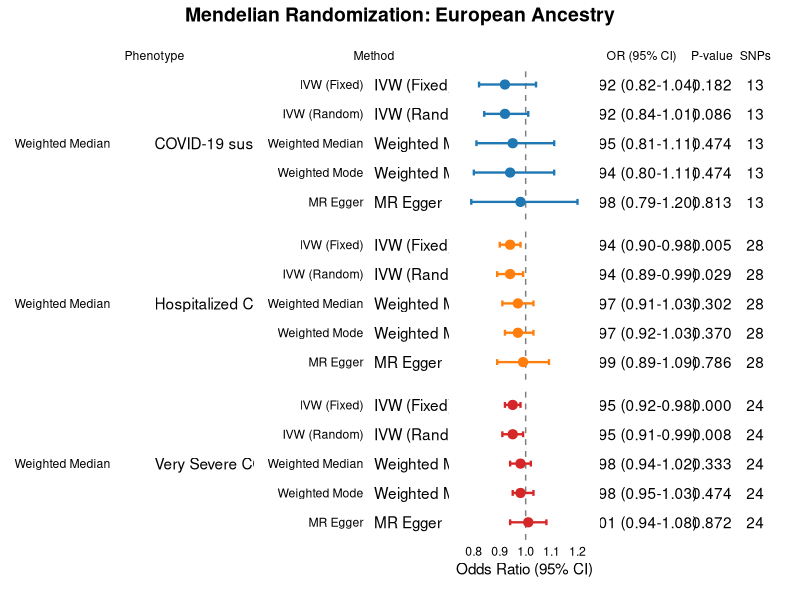
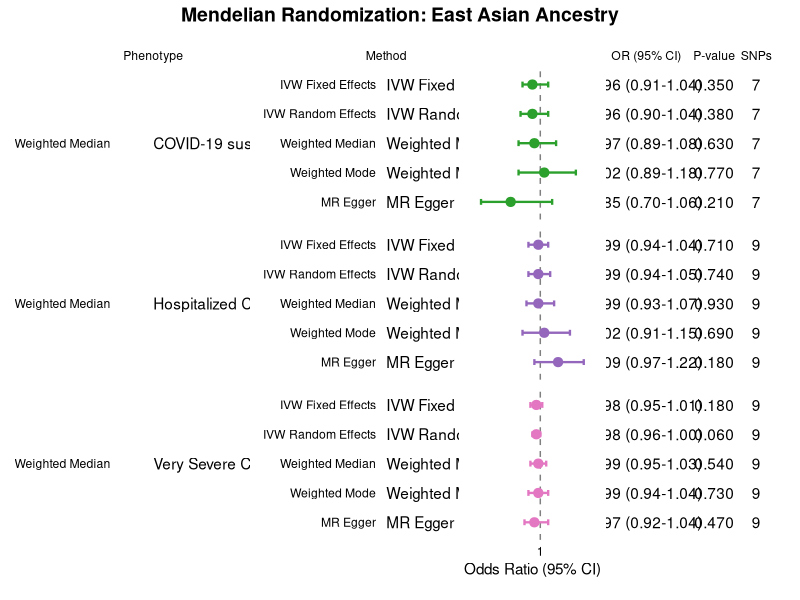
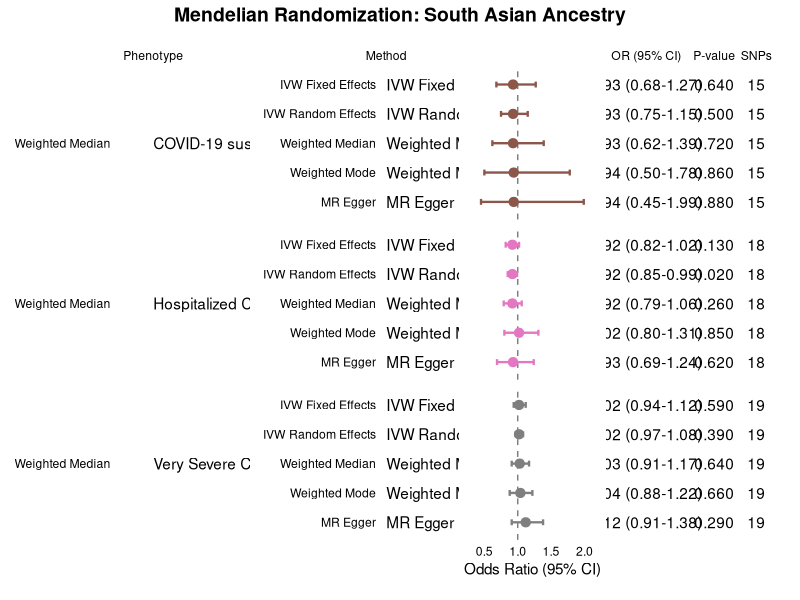
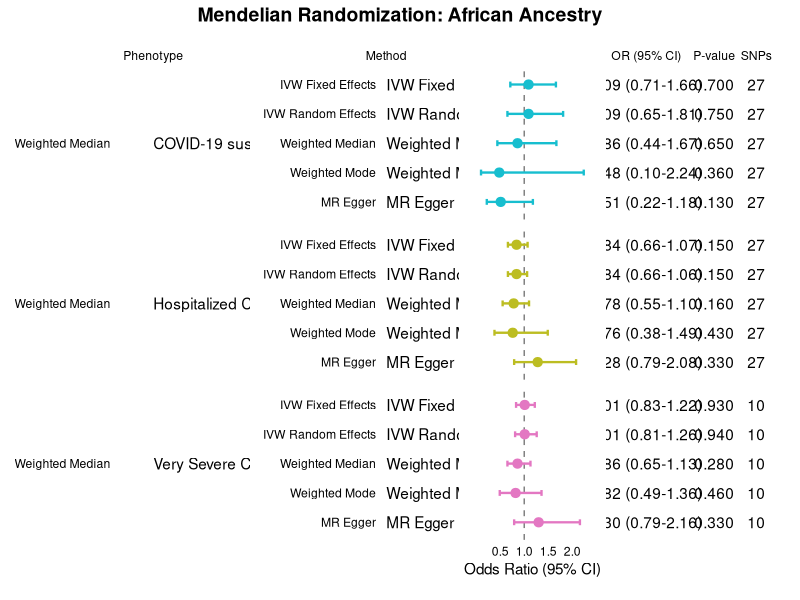
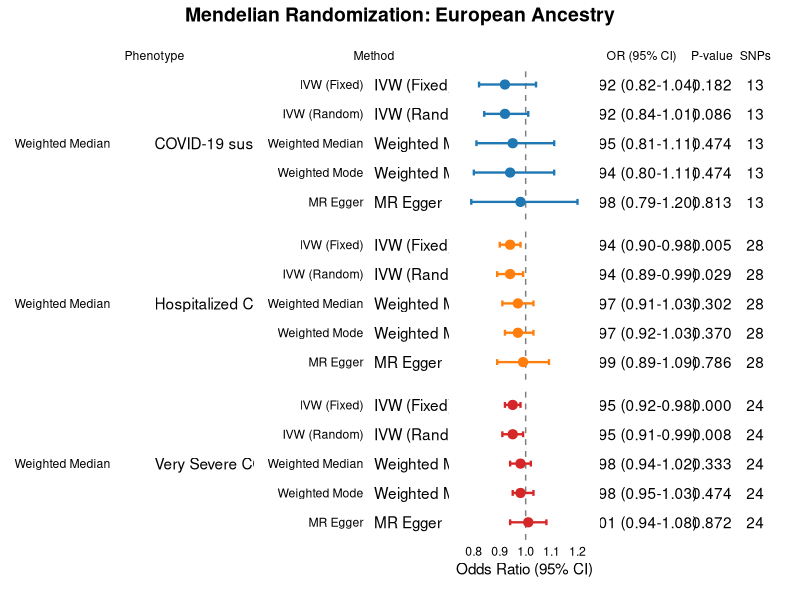
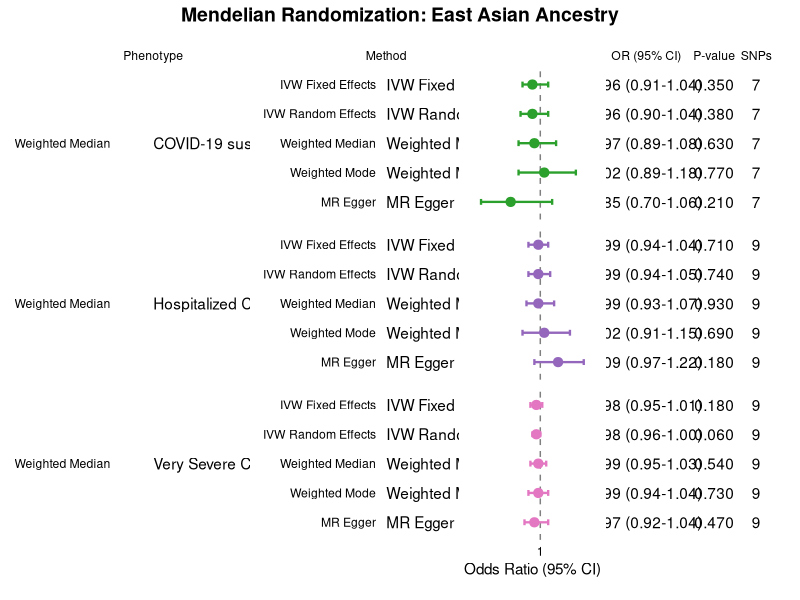
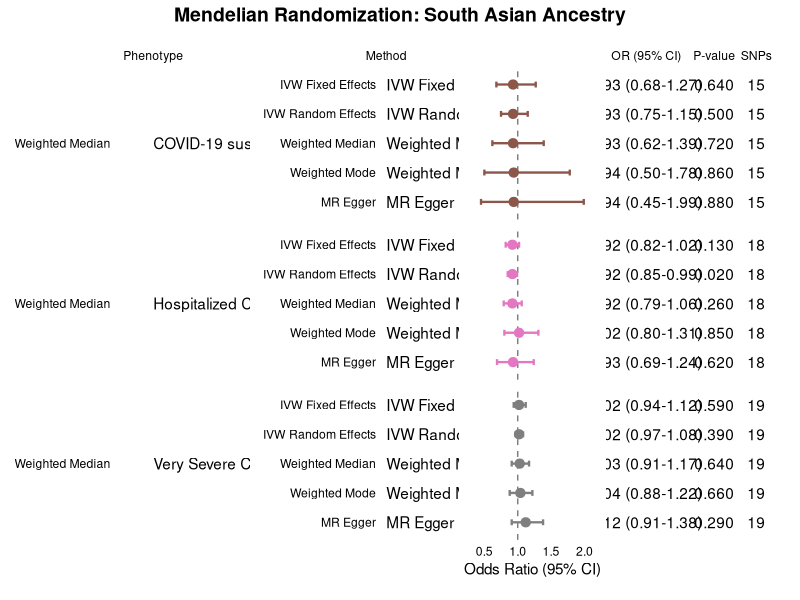
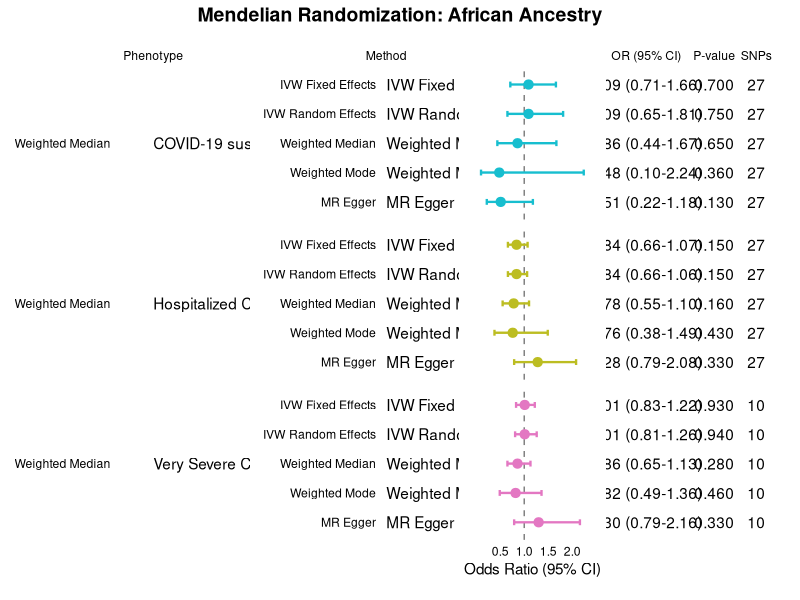

Reproduce these figures in R, in order.
# ================================================
# Summary Forest Plots - Multi-Ancestry COVID-19 and AMI
# ================================================

library(ggplot2)
library(dplyr)
library(patchwork)

# Shared theme
shared_theme <- theme_minimal() +
  theme(text = element_text(color = "black"),
        axis.text = element_text(color = "black"),
        panel.grid = element_blank(),
        strip.text = element_blank(),
        plot.margin = margin(10, 5, 10, 5))

# ================================================
# 1. EUROPEAN ANCESTRY
# ================================================
data_euro <- data.frame(
  Phenotype = factor(rep(c("COVID-19 susceptibility", "Hospitalized COVID-19", "Very Severe COVID-19"), each = 5),
                     levels = c("COVID-19 susceptibility", "Hospitalized COVID-19", "Very Severe COVID-19")),
  Method = factor(rep(c("MR Egger", "Weighted Median", "IVW (Fixed)", "IVW (Random)", "Weighted Mode"), 3),
                  levels = rev(c("IVW (Fixed)", "IVW (Random)", "Weighted Median", "Weighted Mode", "MR Egger"))),
  OR = c(0.98,0.95,0.92,0.92,0.94, 0.99,0.97,0.94,0.94,0.97, 1.01,0.98,0.95,0.95,0.98),
  CI_lower = c(0.79,0.81,0.82,0.84,0.80, 0.89,0.91,0.90,0.89,0.92, 0.94,0.94,0.92,0.91,0.95),
  CI_upper = c(1.20,1.11,1.04,1.01,1.11, 1.09,1.03,0.98,0.99,1.03, 1.08,1.02,0.98,0.99,1.03),
  p_val = c(0.813,0.474,0.182,0.086,0.474, 0.786,0.302,0.005,0.029,0.370, 0.872,0.333,0.00047,0.008,0.474),
  SNPs = c(rep(13,5), rep(28,5), rep(24,5))
)

table_data <- data_euro %>%
  mutate(OR_CI = sprintf("%.2f (%.2f-%.2f)", OR, CI_lower, CI_upper),
         P = sprintf("%.3f", p_val))

pheno_labels <- table_data %>% group_by(Phenotype) %>% summarize(MidPoint = levels(Method)[3])

p_pheno  <- ggplot(table_data, aes(y = Method)) + 
  geom_text(data = pheno_labels, aes(y = MidPoint, x = 0.25, label = Phenotype), hjust = 0) +
  facet_grid(Phenotype ~ ., scales = "free_y", space = "free_y") +
  scale_x_continuous(limits = c(0,1), breaks = 0.25, labels = "Phenotype", position = "top") +
  labs(x = NULL, y = NULL) + shared_theme

p_method <- ggplot(table_data, aes(y = Method)) + 
  geom_text(aes(x = 0, label = as.character(Method)), hjust = 0) +
  facet_grid(Phenotype ~ ., scales = "free_y", space = "free_y") +
  scale_x_continuous(limits = c(0,1), breaks = 0, labels = "Method", position = "top") +
  labs(x = NULL, y = NULL) + shared_theme

p_forest <- ggplot(table_data, aes(x = OR, y = Method)) +
  geom_vline(xintercept = 1, linetype = "dashed", color = "grey50") +
  geom_errorbarh(aes(xmin = CI_lower, xmax = CI_upper, color = Phenotype), height = 0.2, linewidth = 0.8) +
  geom_point(aes(color = Phenotype), size = 2.8) +
  facet_grid(Phenotype ~ ., scales = "free_y", space = "free_y") +
  scale_color_manual(values = c("COVID-19 susceptibility" = "#1f77b4",
                                "Hospitalized COVID-19" = "#ff7f0e",
                                "Very Severe COVID-19" = "#d62728")) +
  scale_x_continuous(breaks = seq(0.8, 1.2, by = 0.1)) +
  labs(x = "Odds Ratio (95% CI)", y = NULL) + shared_theme +
  theme(axis.text.y = element_blank(), legend.position = "none")

p_table <- ggplot(table_data, aes(y = Method)) +
  geom_text(aes(x = 0, label = OR_CI), hjust = 0.5) +
  geom_text(aes(x = 1.3, label = P), hjust = 0.5) +
  geom_text(aes(x = 2.1, label = SNPs), hjust = 0.5) +
  facet_grid(Phenotype ~ ., scales = "free_y", space = "free_y") +
  scale_x_continuous(breaks = c(0, 1.3, 2.1),
                     labels = c("OR (95% CI)", "P-value", "SNPs"),
                     limits = c(-0.6, 2.5), position = "top") +
  labs(x = NULL, y = NULL) + shared_theme +
  theme(axis.text.y = element_blank())

final_euro <- p_pheno + p_method + p_forest + p_table +
  plot_layout(widths = c(1.4, 0.8, 1.2, 1.9)) +
  plot_annotation(title = "Mendelian Randomization: European Ancestry",
                  theme = theme(plot.title = element_text(size = 14, face = "bold", hjust = 0.5)))

ggsave("results/figures/Forest_European.png", final_euro, width = 15, height = 10, dpi = 300)
print(final_euro)

# ================================================
# 2. EAST ASIAN ANCESTRY
# ================================================
data_ea <- data.frame(
  Phenotype = factor(rep(c("COVID-19 susceptibility", "Hospitalized COVID-19", "Very Severe COVID-19"), each = 5),
                     levels = c("COVID-19 susceptibility", "Hospitalized COVID-19", "Very Severe COVID-19")),
  Method = factor(rep(c("MR Egger", "Weighted Median", "IVW Fixed Effects", "IVW Random Effects", "Weighted Mode"), 3),
                  levels = rev(c("IVW Fixed Effects", "IVW Random Effects", "Weighted Median", "Weighted Mode", "MR Egger"))),
  OR = c(0.85,0.97,0.96,0.96,1.02, 1.09,0.99,0.99,0.99,1.02, 0.97,0.99,0.98,0.98,0.99),
  CI_lower = c(0.70,0.89,0.91,0.90,0.89, 0.97,0.93,0.94,0.94,0.91, 0.92,0.95,0.95,0.96,0.94),
  CI_upper = c(1.06,1.08,1.04,1.04,1.18, 1.22,1.07,1.04,1.05,1.15, 1.04,1.03,1.01,1.00,1.04),
  p_val = c(0.21,0.63,0.35,0.38,0.77, 0.18,0.93,0.71,0.74,0.69, 0.47,0.54,0.18,0.06,0.73),
  SNPs = c(rep(7,5), rep(9,5), rep(9,5))
)

table_data <- data_ea %>%
  mutate(OR_CI = sprintf("%.2f (%.2f-%.2f)", OR, CI_lower, CI_upper),
         P = sprintf("%.3f", p_val))

pheno_labels <- table_data %>% group_by(Phenotype) %>% summarize(MidPoint = levels(Method)[3])

p_pheno  <- ggplot(table_data, aes(y = Method)) + 
  geom_text(data = pheno_labels, aes(y = MidPoint, x = 0.25, label = Phenotype), hjust = 0) +
  facet_grid(Phenotype ~ ., scales = "free_y", space = "free_y") +
  scale_x_continuous(limits = c(0,1), breaks = 0.25, labels = "Phenotype", position = "top") +
  labs(x = NULL, y = NULL) + shared_theme

p_method <- ggplot(table_data, aes(y = Method)) + 
  geom_text(aes(x = 0, label = as.character(Method)), hjust = 0) +
  facet_grid(Phenotype ~ ., scales = "free_y", space = "free_y") +
  scale_x_continuous(limits = c(0,1), breaks = 0, labels = "Method", position = "top") +
  labs(x = NULL, y = NULL) + shared_theme

p_forest <- ggplot(table_data, aes(x = OR, y = Method)) +
  geom_vline(xintercept = 1, linetype = "dashed", color = "grey50") +
  geom_errorbarh(aes(xmin = CI_lower, xmax = CI_upper, color = Phenotype), height = 0.2, linewidth = 0.8) +
  geom_point(aes(color = Phenotype), size = 2.8) +
  facet_grid(Phenotype ~ ., scales = "free_y", space = "free_y") +
  scale_color_manual(values = c("COVID-19 susceptibility" = "#2ca02c",
                                "Hospitalized COVID-19" = "#9467bd",
                                "Very Severe COVID-19" = "#e377c2")) +
  scale_x_continuous(breaks = seq(0.5, 2.0, by = 0.5)) +
  labs(x = "Odds Ratio (95% CI)", y = NULL) + shared_theme +
  theme(axis.text.y = element_blank(), legend.position = "none")

p_table <- ggplot(table_data, aes(y = Method)) +
  geom_text(aes(x = 0, label = OR_CI), hjust = 0.5) +
  geom_text(aes(x = 1.3, label = P), hjust = 0.5) +
  geom_text(aes(x = 2.1, label = SNPs), hjust = 0.5) +
  facet_grid(Phenotype ~ ., scales = "free_y", space = "free_y") +
  scale_x_continuous(breaks = c(0, 1.3, 2.1),
                     labels = c("OR (95% CI)", "P-value", "SNPs"),
                     limits = c(-0.6, 2.5), position = "top") +
  labs(x = NULL, y = NULL) + shared_theme +
  theme(axis.text.y = element_blank())

final_ea <- p_pheno + p_method + p_forest + p_table +
  plot_layout(widths = c(1.4, 0.8, 1.2, 1.9)) +
  plot_annotation(title = "Mendelian Randomization: East Asian Ancestry",
                  theme = theme(plot.title = element_text(size = 14, face = "bold", hjust = 0.5)))

ggsave("results/figures/Forest_EastAsian.png", final_ea, width = 15, height = 10, dpi = 300)
print(final_ea)

# ================================================
# 3. SOUTH ASIAN ANCESTRY
# ================================================
data_sa <- data.frame(
  Phenotype = factor(rep(c("COVID-19 susceptibility", "Hospitalized COVID-19", "Very Severe COVID-19"), each = 5),
                     levels = c("COVID-19 susceptibility", "Hospitalized COVID-19", "Very Severe COVID-19")),
  Method = factor(rep(c("MR Egger", "Weighted Median", "IVW Fixed Effects", "IVW Random Effects", "Weighted Mode"), 3),
                  levels = rev(c("IVW Fixed Effects", "IVW Random Effects", "Weighted Median", "Weighted Mode", "MR Egger"))),
  OR = c(0.94,0.93,0.93,0.93,0.94, 0.93,0.92,0.92,0.92,1.02, 1.12,1.03,1.02,1.02,1.04),
  CI_lower = c(0.45,0.62,0.68,0.75,0.50, 0.69,0.79,0.82,0.85,0.80, 0.91,0.91,0.94,0.97,0.88),
  CI_upper = c(1.99,1.39,1.27,1.15,1.78, 1.24,1.06,1.02,0.99,1.31, 1.38,1.17,1.12,1.08,1.22),
  p_val = c(0.88,0.72,0.64,0.50,0.86, 0.62,0.26,0.13,0.02,0.85, 0.29,0.64,0.59,0.39,0.66),
  SNPs = c(rep(15,5), rep(18,5), rep(19,5))
)

table_data <- data_sa %>%
  mutate(OR_CI = sprintf("%.2f (%.2f-%.2f)", OR, CI_lower, CI_upper),
         P = sprintf("%.3f", p_val))

pheno_labels <- table_data %>% group_by(Phenotype) %>% summarize(MidPoint = levels(Method)[3])

p_pheno  <- ggplot(table_data, aes(y = Method)) + 
  geom_text(data = pheno_labels, aes(y = MidPoint, x = 0.25, label = Phenotype), hjust = 0) +
  facet_grid(Phenotype ~ ., scales = "free_y", space = "free_y") +
  scale_x_continuous(limits = c(0,1), breaks = 0.25, labels = "Phenotype", position = "top") +
  labs(x = NULL, y = NULL) + shared_theme

p_method <- ggplot(table_data, aes(y = Method)) + 
  geom_text(aes(x = 0, label = as.character(Method)), hjust = 0) +
  facet_grid(Phenotype ~ ., scales = "free_y", space = "free_y") +
  scale_x_continuous(limits = c(0,1), breaks = 0, labels = "Method", position = "top") +
  labs(x = NULL, y = NULL) + shared_theme

p_forest <- ggplot(table_data, aes(x = OR, y = Method)) +
  geom_vline(xintercept = 1, linetype = "dashed", color = "grey50") +
  geom_errorbarh(aes(xmin = CI_lower, xmax = CI_upper, color = Phenotype), height = 0.2, linewidth = 0.8) +
  geom_point(aes(color = Phenotype), size = 2.8) +
  facet_grid(Phenotype ~ ., scales = "free_y", space = "free_y") +
  scale_color_manual(values = c("COVID-19 susceptibility" = "#8c564b",
                                "Hospitalized COVID-19" = "#e377c2",
                                "Very Severe COVID-19" = "#7f7f7f")) +
  scale_x_continuous(breaks = seq(0.5, 2.0, by = 0.5)) +
  labs(x = "Odds Ratio (95% CI)", y = NULL) + shared_theme +
  theme(axis.text.y = element_blank(), legend.position = "none")

p_table <- ggplot(table_data, aes(y = Method)) +
  geom_text(aes(x = 0, label = OR_CI), hjust = 0.5) +
  geom_text(aes(x = 1.3, label = P), hjust = 0.5) +
  geom_text(aes(x = 2.1, label = SNPs), hjust = 0.5) +
  facet_grid(Phenotype ~ ., scales = "free_y", space = "free_y") +
  scale_x_continuous(breaks = c(0, 1.3, 2.1),
                     labels = c("OR (95% CI)", "P-value", "SNPs"),
                     limits = c(-0.6, 2.5), position = "top") +
  labs(x = NULL, y = NULL) + shared_theme +
  theme(axis.text.y = element_blank())

final_sa <- p_pheno + p_method + p_forest + p_table +
  plot_layout(widths = c(1.4, 0.8, 1.2, 1.9)) +
  plot_annotation(title = "Mendelian Randomization: South Asian Ancestry",
                  theme = theme(plot.title = element_text(size = 14, face = "bold", hjust = 0.5)))

ggsave("results/figures/Forest_SouthAsian.png", final_sa, width = 15, height = 10, dpi = 300)
print(final_sa)

# ================================================
# 4. AFRICAN ANCESTRY
# ================================================
data_af <- data.frame(
  Phenotype = factor(rep(c("COVID-19 susceptibility", "Hospitalized COVID-19", "Very Severe COVID-19"), each = 5),
                     levels = c("COVID-19 susceptibility", "Hospitalized COVID-19", "Very Severe COVID-19")),
  Method = factor(rep(c("MR Egger", "Weighted Median", "IVW Fixed Effects", "IVW Random Effects", "Weighted Mode"), 3),
                  levels = rev(c("IVW Fixed Effects", "IVW Random Effects", "Weighted Median", "Weighted Mode", "MR Egger"))),
  OR = c(0.51,0.86,1.09,1.09,0.48, 1.28,0.78,0.84,0.84,0.76, 1.30,0.86,1.01,1.01,0.82),
  CI_lower = c(0.22,0.44,0.71,0.65,0.10, 0.79,0.55,0.66,0.66,0.38, 0.79,0.65,0.83,0.81,0.49),
  CI_upper = c(1.18,1.67,1.66,1.81,2.24, 2.08,1.10,1.07,1.06,1.49, 2.16,1.13,1.22,1.26,1.36),
  p_val = c(0.13,0.65,0.70,0.75,0.36, 0.33,0.16,0.15,0.15,0.43, 0.33,0.28,0.93,0.94,0.46),
  SNPs = c(rep(27,5), rep(27,5), rep(10,5))
)

table_data <- data_af %>%
  mutate(OR_CI = sprintf("%.2f (%.2f-%.2f)", OR, CI_lower, CI_upper),
         P = sprintf("%.3f", p_val))

pheno_labels <- table_data %>% group_by(Phenotype) %>% summarize(MidPoint = levels(Method)[3])

p_pheno  <- ggplot(table_data, aes(y = Method)) + 
  geom_text(data = pheno_labels, aes(y = MidPoint, x = 0.25, label = Phenotype), hjust = 0) +
  facet_grid(Phenotype ~ ., scales = "free_y", space = "free_y") +
  scale_x_continuous(limits = c(0,1), breaks = 0.25, labels = "Phenotype", position = "top") +
  labs(x = NULL, y = NULL) + shared_theme

p_method <- ggplot(table_data, aes(y = Method)) + 
  geom_text(aes(x = 0, label = as.character(Method)), hjust = 0) +
  facet_grid(Phenotype ~ ., scales = "free_y", space = "free_y") +
  scale_x_continuous(limits = c(0,1), breaks = 0, labels = "Method", position = "top") +
  labs(x = NULL, y = NULL) + shared_theme

p_forest <- ggplot(table_data, aes(x = OR, y = Method)) +
  geom_vline(xintercept = 1, linetype = "dashed", color = "grey50") +
  geom_errorbarh(aes(xmin = CI_lower, xmax = CI_upper, color = Phenotype), height = 0.2, linewidth = 0.8) +
  geom_point(aes(color = Phenotype), size = 2.8) +
  facet_grid(Phenotype ~ ., scales = "free_y", space = "free_y") +
  scale_color_manual(values = c("COVID-19 susceptibility" = "#17becf",
                                "Hospitalized COVID-19" = "#bcbd22",
                                "Very Severe COVID-19" = "#e377c2")) +
  scale_x_continuous(breaks = seq(0.5, 2.5, by = 0.5)) +
  labs(x = "Odds Ratio (95% CI)", y = NULL) + shared_theme +
  theme(axis.text.y = element_blank(), legend.position = "none")

p_table <- ggplot(table_data, aes(y = Method)) +
  geom_text(aes(x = 0, label = OR_CI), hjust = 0.5) +
  geom_text(aes(x = 1.3, label = P), hjust = 0.5) +
  geom_text(aes(x = 2.1, label = SNPs), hjust = 0.5) +
  facet_grid(Phenotype ~ ., scales = "free_y", space = "free_y") +
  scale_x_continuous(breaks = c(0, 1.3, 2.1),
                     labels = c("OR (95% CI)", "P-value", "SNPs"),
                     limits = c(-0.6, 2.5), position = "top") +
  labs(x = NULL, y = NULL) + shared_theme +
  theme(axis.text.y = element_blank())

final_af <- p_pheno + p_method + p_forest + p_table +
  plot_layout(widths = c(1.4, 0.8, 1.2, 1.9)) +
  plot_annotation(title = "Mendelian Randomization: African Ancestry",
                  theme = theme(plot.title = element_text(size = 14, face = "bold", hjust = 0.5)))

ggsave("results/figures/Forest_African.png", final_af, width = 15, height = 10, dpi = 300)
print(final_af)

cat("All forest plots generated and saved successfully!\n")
